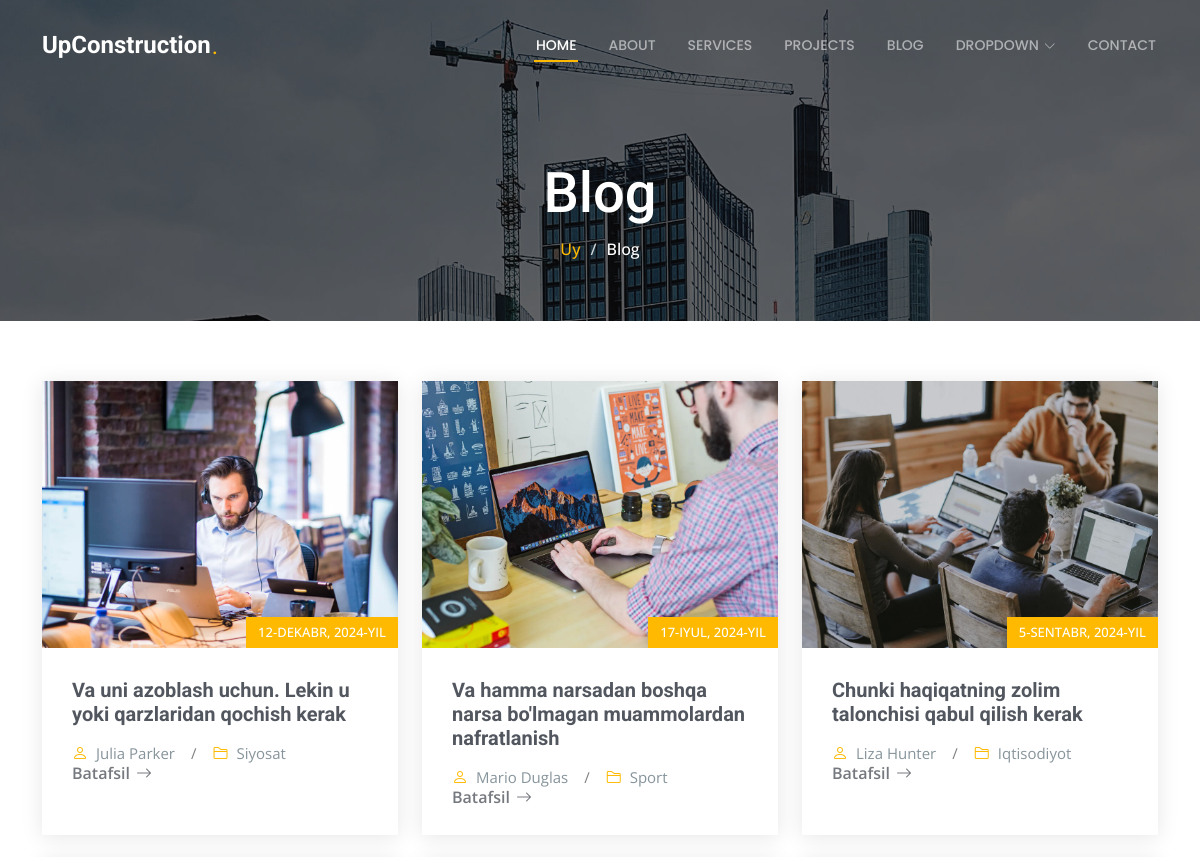
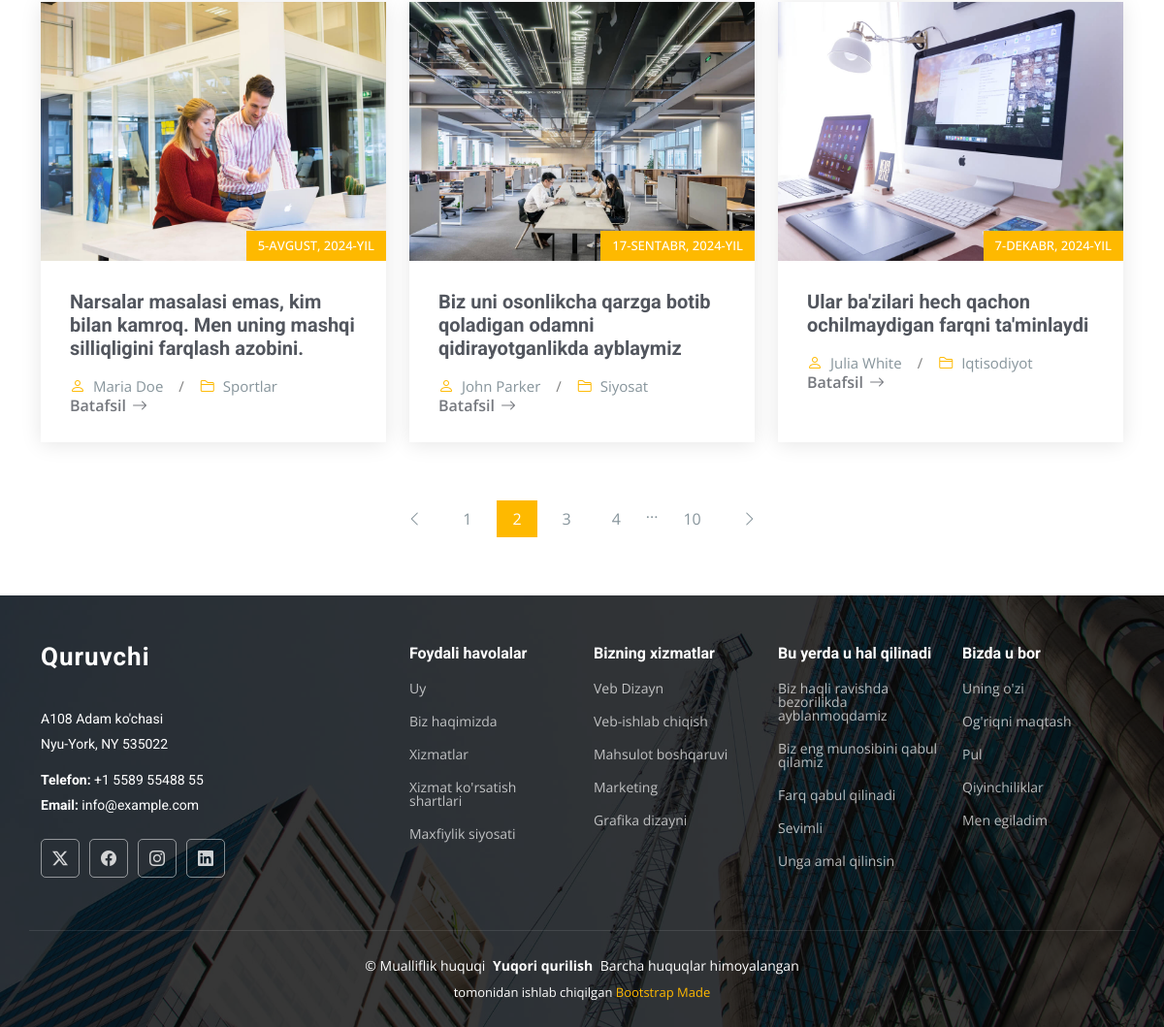
Screenshot of /blog/ with the database file from the repository (2 pictures, top to bottom).
### main/models.py (models this page shows, shortened)
class Blog1(models.Model):
    rasm = models.ImageField(upload_to='media/')
    sana = models.DateField()
    nomi = models.CharField(max_length=90)
    ism = models.CharField(max_length=90)
    ish = models.CharField(max_length=90)
    tugma = models.CharField(max_length=90)

### main/views.py (the view)
# urls.py: path('blog/',Blog),
def Blog(request):
    context = {
        'blog1':Blog1.objects.all()
    }
    return render(request, 'blog.html',context)

### templates/blog.html
{% extends "base.html"%}
{% load static %}
{% block content %}
  <main class="main">
    <div class="page-title dark-background" style="background-image: url(assets/img/page-title-bg.jpg);">
      <div class="container position-relative">
        <h1>Blog</h1>
        <nav class="breadcrumbs">
          <ol>
            <li><a href="index.html">Uy</a></li>
            <li class="current">Blog</li>
          </ol>
        </nav>
      </div>
    </div>
    <section id="blog-posts" class="blog-posts section">
      <div class="container">
        <div class="row gy-4">
          {% for i in blog1 %}
          <div class="col-lg-4">
            <article class="position-relative h-100">
              <div class="post-img position-relative overflow-hidden">
                <img src="{{i.rasm.url}}" class="img-fluid" alt="">
                <span class="post-date">{{i.sana}}</span>
              </div>
              <div class="post-content d-flex flex-column">
                <h3 class="post-title">{{i.nomi}}</h3>
                <div class="meta d-flex align-items-center">
                  <div class="d-flex align-items-center">
                    <i class="bi bi-person"></i> <span class="ps-2">{{i.ism}}</span>
                  </div>
                  <span class="px-3 text-black-50">/</span>
                  <div class="d-flex align-items-center">
                    <i class="bi bi-folder2"></i> <span class="ps-2">{{i.ish}}</span>
                  </div>
                </div>
                <a href="blog-details.html" class="readmore stretched-link"><span>{{i.tugma}}</span><i class="bi bi-arrow-right"></i></a>
              </div>
            </article>
          </div>
          {% endfor %}
        </div>
      </div>
    </section>
    <section id="blog-pagination" class="blog-pagination section">
      <div class="container">
        <div class="d-flex justify-content-center">
          <ul>
            <li><a href="#"><i class="bi bi-chevron-left"></i></a></li>
            <li><a href="#">1</a></li>
            <li><a href="#" class="active">2</a></li>
            <li><a href="#">3</a></li>
            <li><a href="#">4</a></li>
            <li>...</li>
            <li><a href="#">10</a></li>
            <li><a href="#"><i class="bi bi-chevron-right"></i></a></li>
          </ul>
        </div>
      </div>
    </section>
  </main>
{% endblock content %}

### templates/base.html (shortened to what this page needs)
{% load static %}
<!DOCTYPE html>
<html lang="en">
<head>
    <link href="{% static 'assets/vendor/bootstrap/css/bootstrap.min.css'%}" rel="stylesheet">
    <link href="{% static 'assets/vendor/bootstrap-icons/bootstrap-icons.css'%}" rel="stylesheet">
    <link href="{% static 'assets/vendor/aos/aos.css'%}" rel="stylesheet">
    <link href="{% static 'assets/vendor/fontawesome-free/css/all.min.css'%}" rel="stylesheet">
    <link href="{% static 'assets/vendor/glightbox/css/glightbox.min.css'%}" rel="stylesheet">
    <link href="{% static 'assets/vendor/swiper/swiper-bundle.min.css'%}" rel="stylesheet">
    <link href="{% static 'assets/css/main.css'%}" rel="stylesheet">
</head>
<body class="index-page">
    <header id="header" class="header d-flex align-items-center fixed-top">
        <div class="container-fluid container-xl position-relative d-flex align-items-center justify-content-between">
            <a href="index.html" class="logo d-flex align-items-center">
                <h1 class="sitename">UpConstruction</h1> <span>.</span>
            </a>
            <nav id="navmenu" class="navmenu">
                <ul>
                    <li><a href="/index/" class="active">Home</a></li>
                    <li><a href="/about/">About</a></li>
                    <li><a href="/services/">Services</a></li>
                    <li><a href="/projects/">Projects</a></li>
                    <li><a href="/blog/">Blog</a></li>
                    <li class="dropdown"><a href="#"><span>Dropdown</span> <i
                                class="bi bi-chevron-down toggle-dropdown"></i></a>
                    </li>
                    <li><a href="/contact/">Contact</a></li>
                </ul>
            </nav>
        </div>
    </header>
    {% block content %}
    {% endblock content%}
    <footer id="footer" class="footer dark-background">
        <div class="container footer-top">
            <div class="row gy-4">
                <div class="col-lg-4 col-md-6 footer-about">
                    <a href="index.html" class="logo d-flex align-items-center">
                        <span class="sitename">Quruvchi</span>
                    </a>
                    <div class="footer-contact pt-3">
                        <p>A108 Adam ko'chasi</p>
                        <p>Nyu-York, NY 535022</p>
                        <p class="mt-3"><strong>Telefon:</strong> <span>+1 5589 55488 55</span></p>
                        <p><strong>Email:</strong> <span>info@example.com</span></p>
                    </div>
                    <div class="social-links d-flex mt-4">
                        <a href=""><i class="bi bi-twitter-x"></i></a>
                        <a href=""><i class="bi bi-facebook"></i></a>
                        <a href=""><i class="bi bi-instagram"></i></a>
                        <a href=""><i class="bi bi-linkedin"></i></a>
                    </div>
                </div>
                <div class="col-lg-2 col-md-3 footer-links">
                    <h4>Foydali havolalar</h4>
                    <ul>
                        <li><a href="#">Uy</a></li>
                        <li><a href="#">Biz haqimizda</a></li>
                        <li><a href="#">Xizmatlar</a></li>
                        <li><a href="#">Xizmat ko'rsatish shartlari</a></li>
                        <li><a href="#">Maxfiylik siyosati</a></li>
                    </ul>
                </div>
                <div class="col-lg-2 col-md-3 footer-links">
                    <h4>Bizning xizmatlar</h4>
                    <ul>
                        <li><a href="#">Veb Dizayn</a></li>
                        <li><a href="#">Veb-ishlab chiqish</a></li>
                        <li><a href="#">Mahsulot boshqaruvi</a></li>
                        <li><a href="#">Marketing</a></li>
                        <li><a href="#">Grafika dizayni</a></li>
                    </ul>
                </div>
                <div class="col-lg-2 col-md-3 footer-links">
                    <h4>Bu yerda u hal qilinadi</h4>
                    <ul>
                        <li><a href="#">Biz haqli ravishda bezorilikda ayblanmoqdamiz</a></li>
                        <li><a href="#">Biz eng munosibini qabul qilamiz</a></li>
                        <li><a href="#">Farq qabul qilinadi</a></li>
                        <li><a href="#">Sevimli</a></li>
                        <li><a href="#">Unga amal qilinsin</a></li>
                    </ul>
                </div>
                <div class="col-lg-2 col-md-3 footer-links">
                    <h4>Bizda u bor</h4>
                    <ul>
                        <li><a href="#">Uning o'zi</a></li>
                        <li><a href="#">Og'riqni maqtash</a></li>
                        <li><a href="#">Pul</a></li>
                        <li><a href="#">Qiyinchiliklar</a></li>
                        <li><a href="#">Men egiladim</a></li>
                    </ul>
                </div>
            </div>
        </div>
        <div class="container copyright text-center mt-4">
            <p>© <span>Mualliflik huquqi</span> <strong class="px-1 sitename">Yuqori qurilish</strong> <span>Barcha
                    huquqlar himoyalangan</span></p>
            <div class="credits">
                tomonidan ishlab chiqilgan <a href="https://bootstrapmade.com/">Bootstrap Made</a>
            </div>
        </div>
    </footer>
</body>
</html>

### rows the page displays
Blog1: rasm (picture), sana "12-DEKABR, 2024-YIL", nomi "Va uni azoblash uchun. Lekin u yoki qarzlaridan qochish kerak", ism "Julia Parker", ish "Siyosat", tugma "Batafsil"
Blog1: rasm (picture), sana "17-IYUL, 2024-YIL", nomi "Va hamma narsadan boshqa narsa bo'lmagan muammolardan nafratlanish", ism "Mario Duglas", ish "Sport", tugma "Batafsil"
Blog1: rasm (picture), sana "5-SENTABR, 2024-YIL", nomi "Chunki haqiqatning zolim talonchisi qabul qilish kerak", ism "Liza Hunter", ish "Iqtisodiyot", tugma "Batafsil"
Blog1: rasm (picture), sana "5-AVGUST, 2024-YIL", nomi "Narsalar masalasi emas, kim bilan kamroq. Men uning mashqi silliqligini farqlash azobini.", ism "Maria Doe", ish "Sportlar", tugma "Batafsil"
Blog1: rasm (picture), sana "17-SENTABR, 2024-YIL", nomi "Biz uni osonlikcha qarzga botib qoladigan odamni qidirayotganlikda ayblaymiz", ism "John Parker", ish "Siyosat", tugma "Batafsil"
Blog1: rasm (picture), sana "7-DEKABR, 2024-YIL", nomi "Ular ba'zilari hech qachon ochilmaydigan farqni ta'minlaydi", ism "Julia White", ish "Iqtisodiyot", tugma "Batafsil"
